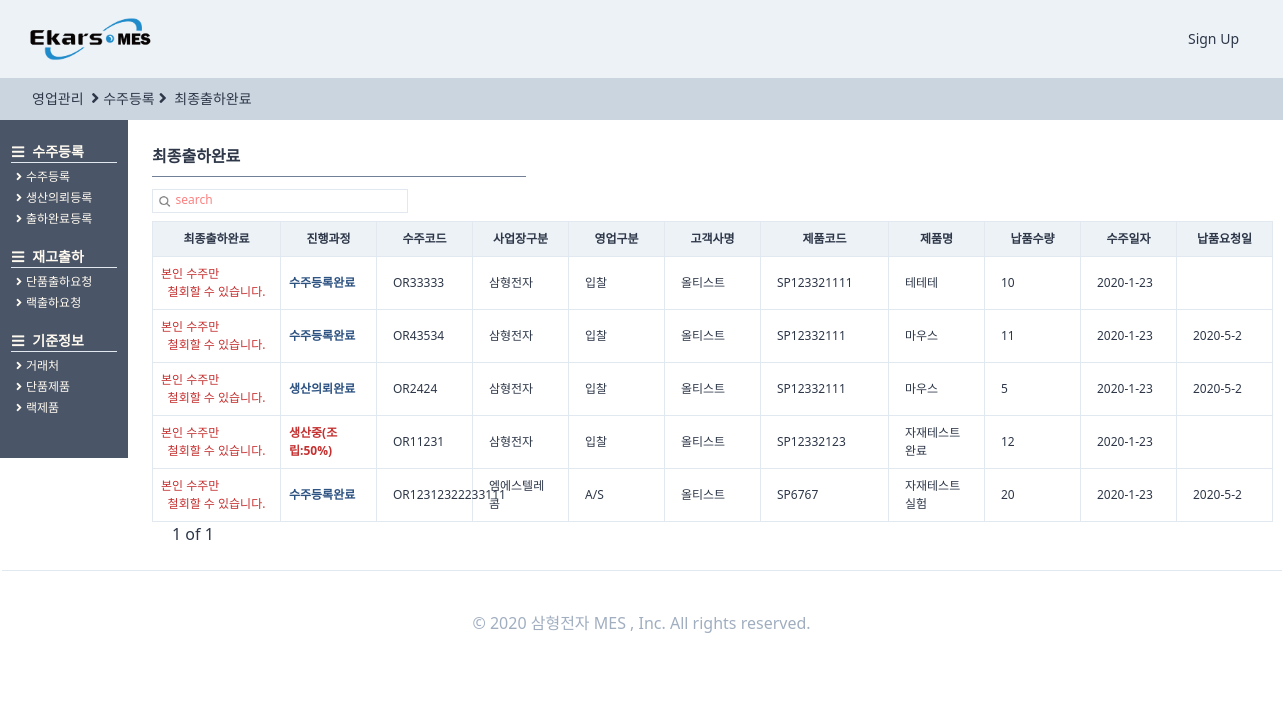
Page /orders/endorderlist/ on the committed database.
### orders/models.py (models this page shows, shortened)
class OrderRegister(TimeStampedModel):
    입찰 = "입찰"
    대리점 = "대리점"
    AS = "A/S"
    내부계획 = "내부계획"
    영업구분_CHOICES = ((입찰, "입찰"), (대리점, "대리점"), (AS, "A/S"), (내부계획, "내부계획"))
    삼형전자 = "삼형전자"
    엠에스텔레콤 = "엠에스텔레콤"
    사업장구분_CHOICES = (
        (삼형전자, "삼형전자"),
        (엠에스텔레콤, "엠에스텔레콤"),
    )
    출하완료 = "출하완료"
    출하미완료 = "출하미완료"
    출하구분_CHOICES = (
        (출하완료, "출하완료"),
        (출하미완료, "출하미완료"),
    )
    단품 = "단품"
    랙 = "랙"
    제품구분_CHOICES = (
        (단품, "단품"),
        (랙, "랙"),
    )
    작성자 = models.ForeignKey(
        users_models.User,
        related_name="수주등록",
        on_delete=models.SET_NULL,
        null=True,
        blank=True,
    )
    수주코드 = models.CharField(max_length=50)
    영업구분 = models.CharField(choices=영업구분_CHOICES, max_length=10, blank=True, default=입찰)
    제품구분 = models.CharField(choices=제품구분_CHOICES, max_length=10, blank=True, default=단품)
    사업장구분 = models.CharField(
        choices=사업장구분_CHOICES, max_length=10, blank=True, default=삼형전자
    )
    수주일자 = models.DateField(auto_now=False, auto_now_add=False)
    고객사명 = models.ForeignKey(
        SI_models.CustomerPartner,
        related_name="수주등록",
        on_delete=models.SET_NULL,
        null=True,
        blank=True,
    )
    현장명 = models.CharField(max_length=50)
    납품요청일 = models.DateField(auto_now=False, auto_now_add=False, blank=True, null=True)
    납품수량 = models.IntegerField()
    특이사항 = models.TextField(blank=True)
    단품모델 = models.ForeignKey(
        SI_models.SingleProduct,
        related_name="수주등록",
        on_delete=models.SET_NULL,
        null=True,
        blank=True,
    )
    랙모델 = models.ForeignKey(
        SI_models.RackProduct,
        related_name="수주등록",
        on_delete=models.SET_NULL,
        null=True,
        blank=True,
    )
    출하구분 = models.CharField(
        choices=출하구분_CHOICES, max_length=10, blank=True, default=출하미완료
    )
    class Meta:
        verbose_name = "수주등록"
        verbose_name_plural = "수주등록"
    def process(self):
        try:
            pro = self.생산요청
            try:
                cess = self.생산요청.생산계획.현재공정
                pro = self.생산요청.생산계획.현재공정달성율
                try:
                    pro = self.생산요청.생산계획.작업지시서.작업지시서등록.최종검사
                    try:
                        pro = self.생산요청.생산계획.작업지시서.작업지시서등록.최종검사.최종검사등록
                        return "최종검사완료"
                    except:
                        return "최종검사의뢰완료"
                except:
                    return f"생산중({cess}:{pro})"
            except:
                return "생산의뢰완료"
        except:
            return "수주등록완료"

### StandardInformation/models.py (models this page shows, shortened)
class CustomerPartner(TimeStampedModel):
    고객 = "고객"
    대리점 = "대리점"
    공급처 = "공급처"
    거래처_CHOICES = (
        (고객, "고객"),
        (대리점, "대리점"),
        (공급처, "공급처"),
    )
    고객작성자 = models.ForeignKey(
        "users.User", related_name="고객거래처작성자", on_delete=models.SET_NULL, null=True
    )
    작성일 = models.DateField(auto_now=True, auto_now_add=False)
    거래처구분 = models.CharField(choices=거래처_CHOICES, max_length=4, default=공급처)
    거래처코드 = models.CharField(max_length=50, null=True)
    거래처명 = models.CharField(max_length=70, null=True)
    사업자등록번호 = models.CharField(max_length=50, null=True)
    고객담당자 = models.ForeignKey(
        "users.User", related_name="고객거래처담당자", on_delete=models.SET_NULL, null=True
    )
    연락처 = models.CharField(max_length=50, blank=True)
    이메일 = models.EmailField(max_length=254)
    사업장주소 = models.CharField(max_length=70, blank=True, null=True)
    사업자등록증첨부 = models.FileField(blank=True, null=True)
    특이사항 = models.TextField(blank=True, null=True)
    사용여부 = models.BooleanField(default=False)
    class Meta:
        verbose_name = "고객"
        verbose_name_plural = "고객"
    def __str__(self):
        return self.거래처명

class SingleProduct(TimeStampedModel):
    작성자 = models.ForeignKey(
        "users.User", related_name="단품제품작성자", on_delete=models.SET_NULL, null=True
    )
    작성일 = models.DateField(auto_now=True, auto_now_add=False)
    모델코드 = models.CharField(max_length=80, blank=True)
    모델명 = models.CharField(max_length=30, blank=True)
    규격 = models.CharField(max_length=80, blank=True)
    단위 = models.CharField(max_length=10, blank=True)
    단가 = models.IntegerField(null=True)
    class Meta:
        verbose_name = "단품제품"
        verbose_name_plural = "단품제품"

### producemanages/models.py (models this page shows, shortened)
class ProduceRegister(TimeStampedModel):
    예비작업 = "예비작업"
    조립 = "조립"
    검사 = "검사"
    현재공정_CHOICES = (
        (예비작업, "예비작업"),
        (조립, "조립"),
        (검사, "검사"),
    )
    사영 = "0%"
    사일 = "25%"
    사이 = "50%"
    사삼 = "75%"
    사사 = "100%"
    현재공정달성율_CHOICES = (
        (사영, "0%"),
        (사일, "25%"),
        (사이, "50%"),
        (사삼, "75%"),
        (사사, "100%"),
    )
    생산계획등록코드 = models.CharField(max_length=50)
    생산의뢰 = models.OneToOneField(
        orders_models.OrderProduce,
        related_name="생산계획",
        on_delete=models.SET_NULL,
        null=True,
    )
    현재공정 = models.CharField(
        choices=현재공정_CHOICES, max_length=10, null=True, blank=True, default=예비작업
    )
    현재공정달성율 = models.CharField(
        choices=현재공정달성율_CHOICES, max_length=10, null=True, blank=True, default=사영
    )
    계획생산량 = models.IntegerField(null=True)
    일일생산량 = models.IntegerField(null=True)
    누적생산량 = models.IntegerField(null=True, blank=True)
    특이사항 = models.CharField(max_length=100, null=True, blank=True)
    class Meta:
        verbose_name = "생산계획등록"
        verbose_name_plural = "생산계획등록"
    def successrate(self):
        if self.누적생산량 is None:
            return f"0%"
        else:
            rate = (self.누적생산량 / self.계획생산량) * 100
            rate = round(rate, 2)
            return f"{rate}%"
    successrate.short_description = "계획 생산량 달성율"

### orders/views.py (the view, shortened to what this page needs)
# urls.py: path("endorderlist/", views.endorderlist, name="endorderlist"),
def endorderlist(request):
    user = request.user
    search = request.GET.get("search")
    if search is None:
        order = models.OrderRegister.objects.filter(출하구분="출하완료").order_by("-created")
        s_bool = False
    pagediv = 7
    totalpage = int(math.ceil(len(order) / pagediv))
    paginator = Paginator(order, pagediv, orphans=3)
    page = request.GET.get("page", "1")
    order = paginator.get_page(page)
    nextpage = int(page) + 1
    previouspage = int(page) - 1
    notsamebool = True
    nonpage = False
    if totalpage == 0:
        nonpage = True
    if int(page) == totalpage:
        notsamebool = False
    if (search is None) or (search == ""):
        search = "search"
    return render(
        request,
        "orders/endorderlist.html",
        {
            "order": order,
            "search": search,
            "page": page,
            "totalpage": totalpage,
            "notsamebool": notsamebool,
            "nextpage": nextpage,
            "previouspage": previouspage,
            "s_bool": s_bool,
            "nonpage": nonpage,
            "최종검사완료": "최종검사완료",
            "최종검사의뢰완료": "최종검사의뢰완료",
            "수주등록완료": "수주등록완료",
            "생산의뢰완료": "생산의뢰완료",
            "user": user,
        },
    )

### templates/orders/endorderlist.html (shortened to what this page needs)
{%extends "orders/ordershome.html"%}
{%load static%}
{%block head_title%}
</a><i class="fas fa-angle-right mx-1 text-base"></i>수주등록<i class="fas fa-angle-right text-base mx-1"></i>
<a class="hover:font-bold" href="{%url "orders:endorderlist"%}">
    최종출하완료
</a>
{%endblock head_title %}
{%block main_contens%}
<div class="w-11/12 h-full ml-32 -mt-6 font-normal pt-12 flex flex-row">
    <div class="flex flex-col p-6 w-full ">
        <div class=" mb-0 flex justify-between">
            <span class="border-b w-1/3 mb-3 border-gray-600 pb-2 font-semibold text-base">최종출하완료 </span>
        </div>
        <div class="w-64 border h-6 mb-2">
            <form method="get" action="" class="w-full flex ">
                <button class="w-4 h-4 mt-1 ml-1  rounded-xl bg-cover bg-center"
                    style="background-image:url({% static 'img/search.png' %});"></button>
                <input name="search" placeholder={{search}}
                    class="ml-1 w-full border-none search-box text-xs font-medium placeholder-red-400 focus: outline-none" />
            </form>
        </div>
        <div class="flex ">
            <div class="flew flex-col">
                <table class="table-fixed font-light text-xs w-full">
                    <thead>
                        <tr>
                            <th class="border bg-gray-200 px-2 py-2 w-32">최종출하완료</th>
                            <th class="border bg-gray-200 px-2 py-2 w-24">진행과정</th>
                            <th class="border bg-gray-200 px-4 py-2 w-24">수주코드</th>
                            <th class="border bg-gray-200 px-4 py-2 w-24">사업장구분</th>
                            <th class="border bg-gray-200 px-4 py-2 w-24">영업구분</th>
                            <th class="border bg-gray-200 px-4 py-2 w-24">고객사명</th>
                            <th class="border bg-gray-200 px-4 py-2 w-32">제품코드</th>
                            <th class="border bg-gray-200 px-4 py-2 w-24">제품명</th>
                            <th class="border bg-gray-200 px-4 py-2 w-24">납품수량</th>
                            <th class="border bg-gray-200 px-4 py-2 w-24">수주일자</th>
                            <th class="border bg-gray-200 px-4 py-2 w-24">납품요청일</th>
                        </tr>
                    </thead>
                    <tbody>
                        {%for list in order%}
                        <tr>
                            <td class="border px-2 py-2 font-bold
                            text-blue-800 justify-center">
                                {%if user == list.작성자%}
                                <a href="{%url "orders:endorderforin" list.pk %}">
                                    <div class="btn-link bg-red-700 hover:bg-red-800 hover:font-bold mt-1 mb-0 ml-3">
                                        출하 철회
                                    </div>
                                </a>
                                {%else%}
                                <span class="text-red-700 text-xs font-light text-center">본인 수주만 <div>철회할 수 있습니다.</div>
                                </span>
                                {%endif%}
                            </td>
                            <td class="border px-2 py-2 font-bold
                                    {%if list.process == 수주등록완료%}
                                    text-blue-800
                                    {%endif%}
                                    {%if list.process == 생산의뢰완료%}
                                    text-blue-800
                                    {%endif%}
                                    text-red-700 ">
                                {{list.process}}</td>
                            <td class="border px-4 py-2  hover:text-blue-700 hover:font-bold "><a
                                    href="{%url "orders:orderdetail" list.pk %}">
                                    {{list.수주코드}}</a></td>
                            <td class="border px-4 py-2">{{list.사업장구분}}</td>
                            <td class="border px-4 py-2">{{list.영업구분}}</td>
                            <td class="border px-4 py-2">{{list.고객사명}}</td>
                            {%if list.제품구분 == "단품"%}
                            <td class="border px-4 py-2">{{list.단품모델.모델코드}}</td>
                            <td class="border px-4 py-2">{{list.단품모델.모델명}}</td>
                            {%else%}
                            <td class="border px-4 py-2">{{list.랙모델.랙시리얼코드}}</td>
                            <td class="border px-4 py-2">{{list.랙모델.랙모델명}}</td>
                            {%endif%}
                            <td class="border px-4 py-2">{{list.납품수량}}</td>
                            <td class="border px-4 py-2">
                                {{list.수주일자.year}}-{{list.수주일자.month}}-{{list.수주일자.day}}</td>
                            <td class="border px-4 py-2">
                                {%if list.납품요청일 is None%}
                                {%else%}
                                {{list.납품요청일.year}}-{{list.납품요청일.month}}-{{list.납품요청일.day}}{%endif%}</td>
                        </tr>
                        {%endfor%}
                    </tbody>
                </table>
                {%if nonpage%}
                {%else%}
                <div class="flex ml-2">
                    <span class="mx-3 font-medium  text-base">{{page}} of
                        {{totalpage}}</span>
                </div>
                {%endif%}
            </div>
        </div>
    </div>
</div>
</div>
{%endblock main_contens %}

### rows in the picture
OrderRegister: shows "본인 수주만", process "수주등록완료", 수주코드 "OR33333", 사업장구분 "삼형전자", 영업구분 "입찰", 고객사명 "올티스트", 단품모델.모델코드 "SP123321111", 단품모델.모델명 "테테테", 납품수량 "10", 수주일자.year "2020", 수주일자.month "1", 수주일자.day "23"
OrderRegister: shows "본인 수주만", process "수주등록완료", 수주코드 "OR43534", 사업장구분 "삼형전자", 영업구분 "입찰", 고객사명 "올티스트", 단품모델.모델코드 "SP12332111", 단품모델.모델명 "마우스", 납품수량 "11", 수주일자.year "2020", 수주일자.month "1", 수주일자.day "23", 납품요청일.year "2020", 납품요청일.month "5", 납품요청일.day "2"
OrderRegister: shows "본인 수주만", process "생산의뢰완료", 수주코드 "OR2424", 사업장구분 "삼형전자", 영업구분 "입찰", 고객사명 "올티스트", 단품모델.모델코드 "SP12332111", 단품모델.모델명 "마우스", 납품수량 "5", 수주일자.year "2020", 수주일자.month "1", 수주일자.day "23", 납품요청일.year "2020", 납품요청일.month "5", 납품요청일.day "2"
OrderRegister: shows "본인 수주만", process "생산중(조립:50%)", 수주코드 "OR11231", 사업장구분 "삼형전자", 영업구분 "입찰", 고객사명 "올티스트", 단품모델.모델코드 "SP12332123", 단품모델.모델명 "자재테스트완료", 납품수량 "12", 수주일자.year "2020", 수주일자.month "1", 수주일자.day "23"
OrderRegister: shows "본인 수주만", process "수주등록완료", 수주코드 "OR12312322233111", 사업장구분 "엠에스텔레콤", 영업구분 "A/S", 고객사명 "올티스트", 단품모델.모델코드 "SP6767", 단품모델.모델명 "자재테스트실험", 납품수량 "20", 수주일자.year "2020", 수주일자.month "1", 수주일자.day "23", 납품요청일.year "2020", 납품요청일.month "5", 납품요청일.day "2"

### other values in the picture
{{ page }} "1"
{{ totalpage }} "1"
